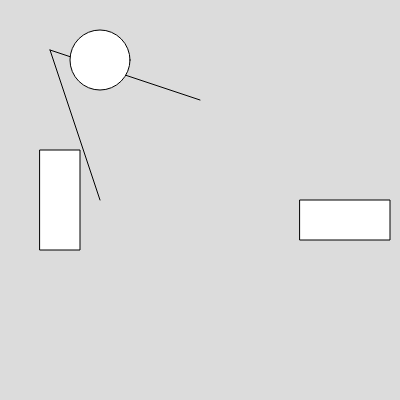
Frame 1 (no input)
Frame 60 (no input): identical to frame 1, image omitted
Frame 120 (the mouse pressed at the canvas centre since frame 60): identical to frame 1, image omitted

The p5.js sketch that drew this single still picture (run headless with seeded random() and noise() and a simulated clock; from frame 60 on, the mouse is pressed at the canvas centre):

// p5.js sketch
// ── sketch.js
function setup() {
  createCanvas(400, 400);
}

function draw() {
  background(220);
  line(200,100,50,50) 
  circle(100,60,60);
  rect(300,200,90,40) 
  line(50,50,100,200)
  rect(40,150,40,100)
  // rect(x,y,width,height)
  
  
}

//ambika@ajaibghar.com
